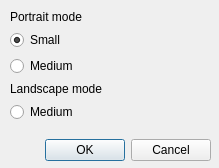
<?xml version="1.0" encoding="UTF-8"?>
<ui version="4.0">
 <class>MpSettings</class>
 <widget class="QDialog" name="MpSettings">
  <property name="geometry">
   <rect>
    <x>0</x>
    <y>0</y>
    <width>219</width>
    <height>168</height>
   </rect>
  </property>
  <property name="windowTitle">
   <string>Dialog</string>
  </property>
  <widget class="QWidget" name="verticalLayoutWidget_2">
   <property name="geometry">
    <rect>
     <x>10</x>
     <y>10</y>
     <width>201</width>
     <height>151</height>
    </rect>
   </property>
   <layout class="QVBoxLayout" name="verticalLayout_2">
    <item>
     <layout class="QVBoxLayout" name="verticalLayout">
      <item>
       <widget class="QLabel" name="label">
        <property name="text">
         <string>Portrait mode</string>
        </property>
       </widget>
      </item>
      <item>
       <widget class="QRadioButton" name="smallPButton">
        <property name="text">
         <string>Small</string>
        </property>
        <property name="checked">
         <bool>true</bool>
        </property>
       </widget>
      </item>
      <item>
       <widget class="QRadioButton" name="mediumPButton">
        <property name="text">
         <string>Medium</string>
        </property>
       </widget>
      </item>
      <item>
       <widget class="QLabel" name="label_2">
        <property name="text">
         <string>Landscape mode</string>
        </property>
       </widget>
      </item>
      <item>
       <widget class="QRadioButton" name="mediumLButton">
        <property name="text">
         <string>Medium</string>
        </property>
       </widget>
      </item>
     </layout>
    </item>
    <item>
     <spacer name="verticalSpacer_2">
      <property name="orientation">
       <enum>Qt::Vertical</enum>
      </property>
      <property name="sizeHint" stdset="0">
       <size>
        <width>20</width>
        <height>40</height>
       </size>
      </property>
     </spacer>
    </item>
    <item>
     <layout class="QHBoxLayout" name="horizontalLayout">
      <item>
       <spacer name="horizontalSpacer">
        <property name="orientation">
         <enum>Qt::Horizontal</enum>
        </property>
        <property name="sizeHint" stdset="0">
         <size>
          <width>40</width>
          <height>20</height>
         </size>
        </property>
       </spacer>
      </item>
      <item>
       <widget class="QPushButton" name="okButton">
        <property name="text">
         <string>OK</string>
        </property>
       </widget>
      </item>
      <item>
       <widget class="QPushButton" name="cancelButton">
        <property name="text">
         <string>Cancel</string>
        </property>
       </widget>
      </item>
     </layout>
    </item>
   </layout>
  </widget>
 </widget>
 <resources/>
 <connections>
  <connection>
   <sender>okButton</sender>
   <signal>clicked()</signal>
   <receiver>MpSettings</receiver>
   <slot>accept()</slot>
   <hints>
    <hint type="sourcelabel">
     <x>90</x>
     <y>147</y>
    </hint>
    <hint type="destinationlabel">
     <x>109</x>
     <y>83</y>
    </hint>
   </hints>
  </connection>
  <connection>
   <sender>cancelButton</sender>
   <signal>clicked()</signal>
   <receiver>MpSettings</receiver>
   <slot>reject()</slot>
   <hints>
    <hint type="sourcelabel">
     <x>171</x>
     <y>147</y>
    </hint>
    <hint type="destinationlabel">
     <x>109</x>
     <y>83</y>
    </hint>
   </hints>
  </connection>
 </connections>
</ui>
